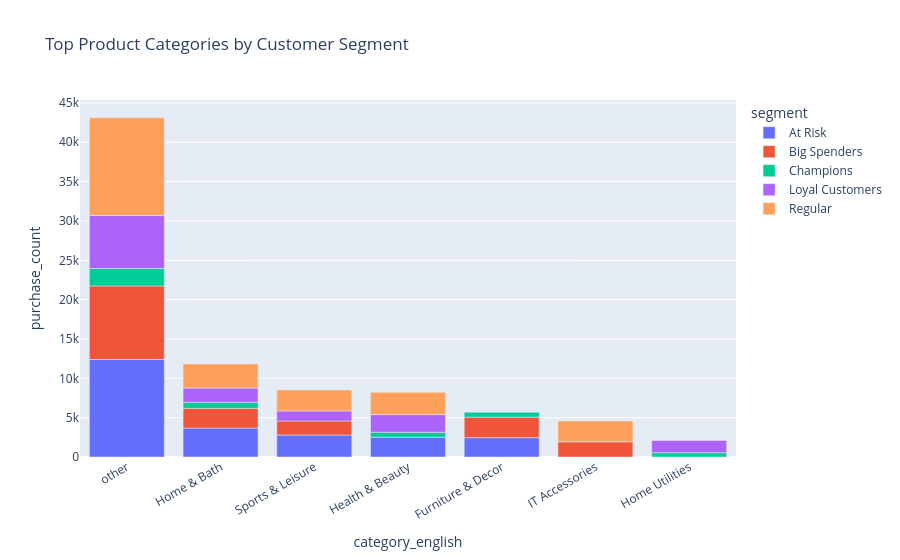

Source (notebook cell):
### Code cell
top5 = top_cat.groupby('segment').head(5)
fig = px.bar(top5,
             x='category_english',
             y='purchase_count',
             color='segment',
             title='Top Product Categories by Customer Segment',
             )
fig.update_layout(xaxis_tickangle=-30)
fig.show()

### Figure 1 — Plotly figure (JSON) as saved in the notebook; plotly's stock layout.template omitted (floating-point values rounded to 4 significant figures)
{"data": [{"hovertemplate": "segment=At Risk<br>category_english=%{x}<br>purchase_count=%{y}<extra></extra>", "legendgroup": "At Risk", "marker": {"color": "#636efa", "pattern": {"shape": ""}}, "name": "At Risk", "orientation": "v", "showlegend": true, "textposition": "auto", "type": "bar", "x": ["other", "Home & Bath", "Sports & Leisure", "Health & Beauty", "Furniture & Decor"], "xaxis": "x", "y": [12394, 3674, 2795, 2522, 2449], "yaxis": "y"}, {"hovertemplate": "segment=Big Spenders<br>category_english=%{x}<br>purchase_count=%{y}<extra></extra>", "legendgroup": "Big Spenders", "marker": {"color": "#EF553B", "pattern": {"shape": ""}}, "name": "Big Spenders", "orientation": "v", "showlegend": true, "textposition": "auto", "type": "bar", "x": ["other", "Furniture & Decor", "Home & Bath", "IT Accessories", "Sports & Leisure"], "xaxis": "x", "y": [9349, 2614, 2516, 1930, 1790], "yaxis": "y"}, {"hovertemplate": "segment=Champions<br>category_english=%{x}<br>purchase_count=%{y}<extra></extra>", "legendgroup": "Champions", "marker": {"color": "#00cc96", "pattern": {"shape": ""}}, "name": "Champions", "orientation": "v", "showlegend": true, "textposition": "auto", "type": "bar", "x": ["other", "Home & Bath", "Health & Beauty", "Furniture & Decor", "Home Utilities"], "xaxis": "x", "y": [2216, 762, 631, 626, 551], "yaxis": "y"}, {"hovertemplate": "segment=Loyal Customers<br>category_english=%{x}<br>purchase_count=%{y}<extra></extra>", "legendgroup": "Loyal Customers", "marker": {"color": "#ab63fa", "pattern": {"shape": ""}}, "name": "Loyal Customers", "orientation": "v", "showlegend": true, "textposition": "auto", "type": "bar", "x": ["other", "Health & Beauty", "Home & Bath", "Home Utilities", "Sports & Leisure"], "xaxis": "x", "y": [6733, 2233, 1811, 1556, 1263], "yaxis": "y"}, {"hovertemplate": "segment=Regular<br>category_english=%{x}<br>purchase_count=%{y}<extra></extra>", "legendgroup": "Regular", "marker": {"color": "#FFA15A", "pattern": {"shape": ""}}, "name": "Regular", "orientation": "v", "showlegend": true, "textposition": "auto", "type": "bar", "x": ["other", "Home & Bath", "Health & Beauty", "Sports & Leisure", "IT Accessories"], "xaxis": "x", "y": [12414, 3060, 2833, 2677, 2647], "yaxis": "y"}], "layout": {"barmode": "relative", "legend": {"title": {"text": "segment"}, "tracegroupgap": 0}, "title": {"text": "Top Product Categories by Customer Segment"}, "xaxis": {"anchor": "y", "domain": [0, 1], "tickangle": -30, "title": {"text": "category_english"}}, "yaxis": {"anchor": "x", "domain": [0, 1], "title": {"text": "purchase_count"}}}}
